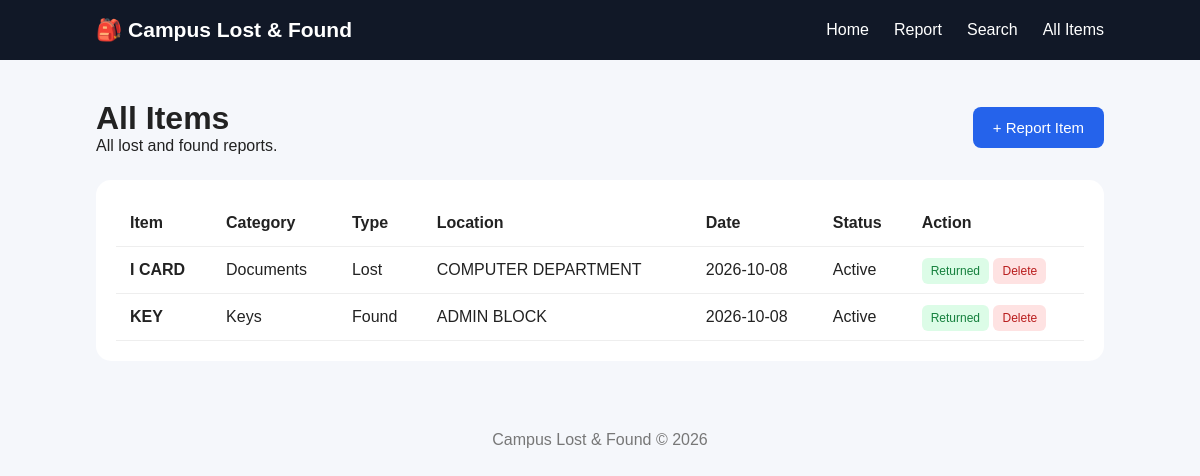
/items, run on the app's committed database.
### tables this page shows
CREATE TABLE items (
            id INTEGER PRIMARY KEY AUTOINCREMENT,
            item_name TEXT NOT NULL,
            category TEXT NOT NULL,
            description TEXT,
            location TEXT NOT NULL,
            item_type TEXT NOT NULL,
            date TEXT NOT NULL,
            contact TEXT NOT NULL,
            status TEXT DEFAULT 'Active'
        );

### app.py (the view)
@app.route("/items")
def items():
    conn = get_db()
    all_items = conn.execute("SELECT * FROM items ORDER BY id DESC").fetchall()
    conn.close()
    return render_template("items.html", items=all_items)

### app.py (called while the page is built)
def get_db():
    conn = sqlite3.connect(DATABASE)
    conn.row_factory = sqlite3.Row
    return conn

### templates/items.html
{% extends "base.html" %}
{% block content %}
<div class="page-header">
    <div><h1>All Items</h1><p>All lost and found reports.</p></div>
    <a class="btn primary" href="{{ url_for('report') }}">+ Report Item</a>
</div>
<div class="table-container">
<table>
    <thead>
        <tr><th>Item</th><th>Category</th><th>Type</th><th>Location</th><th>Date</th><th>Status</th><th>Action</th></tr>
    </thead>
    <tbody>
    {% for item in items %}
        <tr>
            <td><strong>{{ item['item_name'] }}</strong></td>
            <td>{{ item['category'] }}</td>
            <td>{{ item['item_type'] }}</td>
            <td>{{ item['location'] }}</td>
            <td>{{ item['date'] }}</td>
            <td>{{ item['status'] }}</td>
            <td>
                {% if item['status'] != 'Returned' %}
                <a class="small-btn" href="{{ url_for('returned', item_id=item['id']) }}">Returned</a>
                {% endif %}
                <a class="delete-btn" href="{{ url_for('delete', item_id=item['id']) }}" onclick="return confirm('Delete this item?')">Delete</a>
            </td>
        </tr>
    {% else %}
        <tr><td colspan="7">No items available.</td></tr>
    {% endfor %}
    </tbody>
</table>
</div>
{% endblock %}

### static/style.css (style rules this page uses)
* { box-sizing:border-box;margin:0;padding:0 }
body { font-family:Arial,sans-serif;background:#f5f7fb;color:#222 }
.btn { display:inline-block;padding:12px 20px;border-radius:8px;text-decoration:none;border:none;cursor:pointer;font-size:15px }
.primary { background:#2563eb;color:white }
.page-header { display:flex;justify-content:space-between;align-items:center;margin-bottom:25px }
.table-container { background:white;padding:20px;border-radius:15px;overflow-x:auto }
table { width:100%;border-collapse:collapse }
th,td { padding:14px;border-bottom:1px solid #eee;text-align:left }
.small-btn,.delete-btn { text-decoration:none;padding:6px 9px;border-radius:6px;font-size:12px }
.small-btn { background:#dcfce7;color:#15803d }
.delete-btn { background:#fee2e2;color:#b91c1c }

### data on the page
items: item_name "I CARD", category "Documents", item_type "Lost", location "COMPUTER DEPARTMENT", date "2026-10-08", status "Active"
items: item_name "KEY", category "Keys", item_type "Found", location "ADMIN BLOCK", date "2026-10-08", status "Active"
